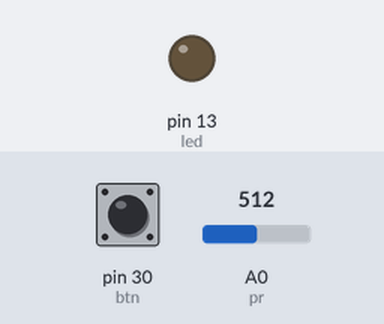
The sketch below on a simulated Arduino Mega 2560, built with avr-gcc and run on an emulated ATmega2560. On the bench: output pins drawn as LEDs (lit = HIGH). Dashed ring = blinking. The inputs (shaded band) are chosen by the test bench; at power-on: pin 30 (btn) LOW, A0 (pr) = 512. What the sketch prints to the serial monitor is not drawn.

Above: at 1.2 s.
1.3 s: pin 30 (btn) pulled HIGH for 1 s
At 3.5 s:
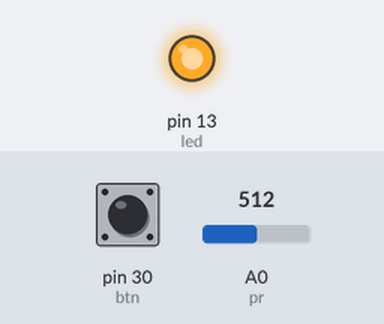
4.3 s: pin 30 (btn) pulled HIGH for 0.15 s
At 5.2 s:
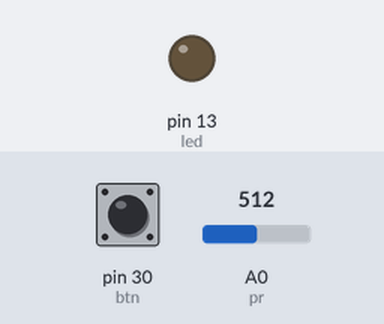
6.0 s: pin 30 (btn) pulled HIGH for 3.2 s
At 6.23 s:
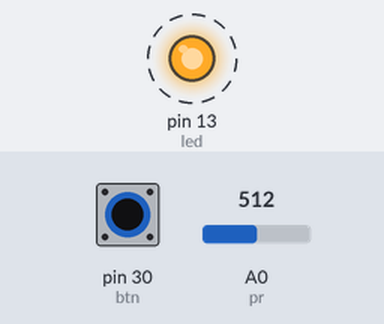
Timing chart, 0 to 10.8 s (numbered marks = the images above; inputs shaded):
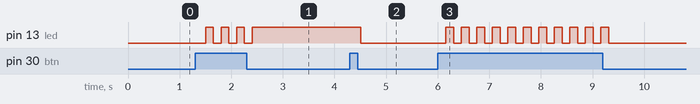

The sketch:

fotoresistencia.ino
```cpp
int led = 13;
int pr = A0;
int btn = 30;
int val;
int btnVal;
boolean flag = true;

void setup(){
  pinMode(led, OUTPUT);
  pinMode(pr, INPUT);
  pinMode(btn, INPUT);
  Serial.begin(9600);
}

void loop(){
  val = analogRead(pr);
  btnVal = digitalRead(btn);


  if (flag){
    if (val < 80){
      digitalWrite(led, HIGH);
    }else{
      digitalWrite(led, LOW);
    }
  }else{
    if (val > 80){
      digitalWrite(led, HIGH);
    }else{
      digitalWrite(led, LOW);
    }

  }

  if (btnVal == HIGH){
    Serial.print("Apretado");
    flag = !flag;
  }

  delay(150);
}
```

Measured:
- after the input at 1.3 s, pin 13 (led): alternates HIGH for 0.15 s and LOW for 0.15 s, 7 changes in all, then stays HIGH, starting after 0.20 s
- after the input at 4.3 s, pin 13 (led): HIGH → LOW after 0.20 s
- after the input at 6.0 s, pin 13 (led): alternates HIGH for 0.15 s and LOW for 0.15 s, 22 changes in all, then stays LOW, starting after 0.16 s
